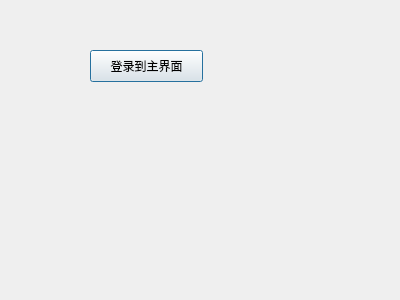
<?xml version="1.0" encoding="UTF-8"?>
<ui version="4.0">
 <class>LoginDlg</class>
 <widget class="QDialog" name="LoginDlg">
  <property name="geometry">
   <rect>
    <x>0</x>
    <y>0</y>
    <width>400</width>
    <height>300</height>
   </rect>
  </property>
  <property name="windowTitle">
   <string>Dialog</string>
  </property>
  <widget class="QPushButton" name="pushButton">
   <property name="geometry">
    <rect>
     <x>90</x>
     <y>50</y>
     <width>113</width>
     <height>32</height>
    </rect>
   </property>
   <property name="text">
    <string>登录到主界面</string>
   </property>
  </widget>
 </widget>
 <resources/>
 <connections>
  <connection>
   <sender>pushButton</sender>
   <signal>clicked()</signal>
   <receiver>LoginDlg</receiver>
   <slot>accept()</slot>
   <hints>
    <hint type="sourcelabel">
     <x>191</x>
     <y>66</y>
    </hint>
    <hint type="destinationlabel">
     <x>246</x>
     <y>223</y>
    </hint>
   </hints>
  </connection>
 </connections>
</ui>
